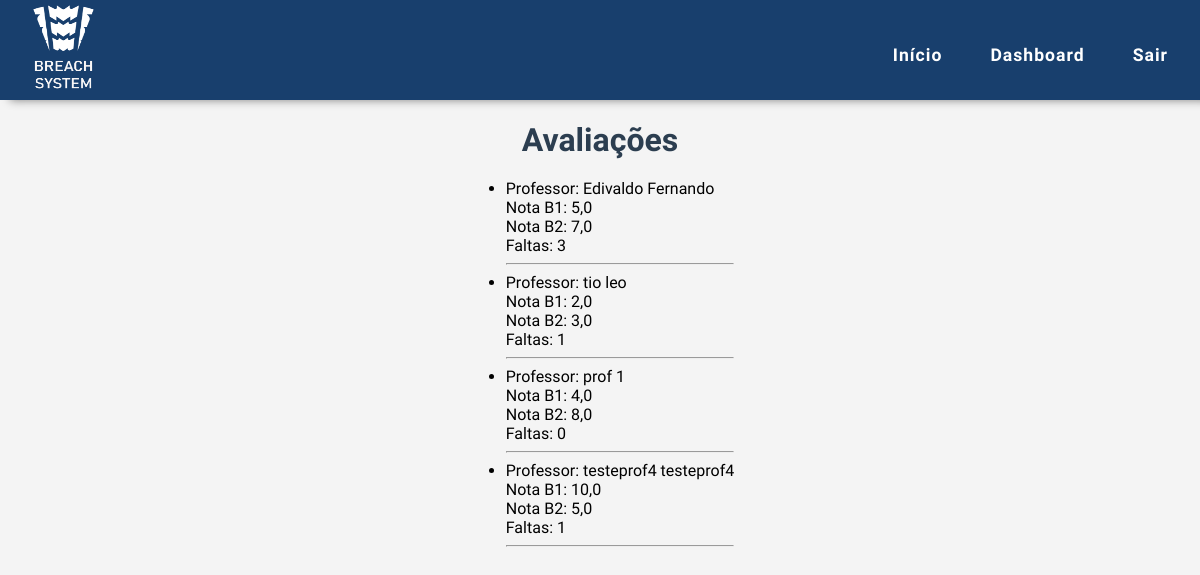
The page /avaliacoes/consulta/ (signed in) on the database as committed earlier.
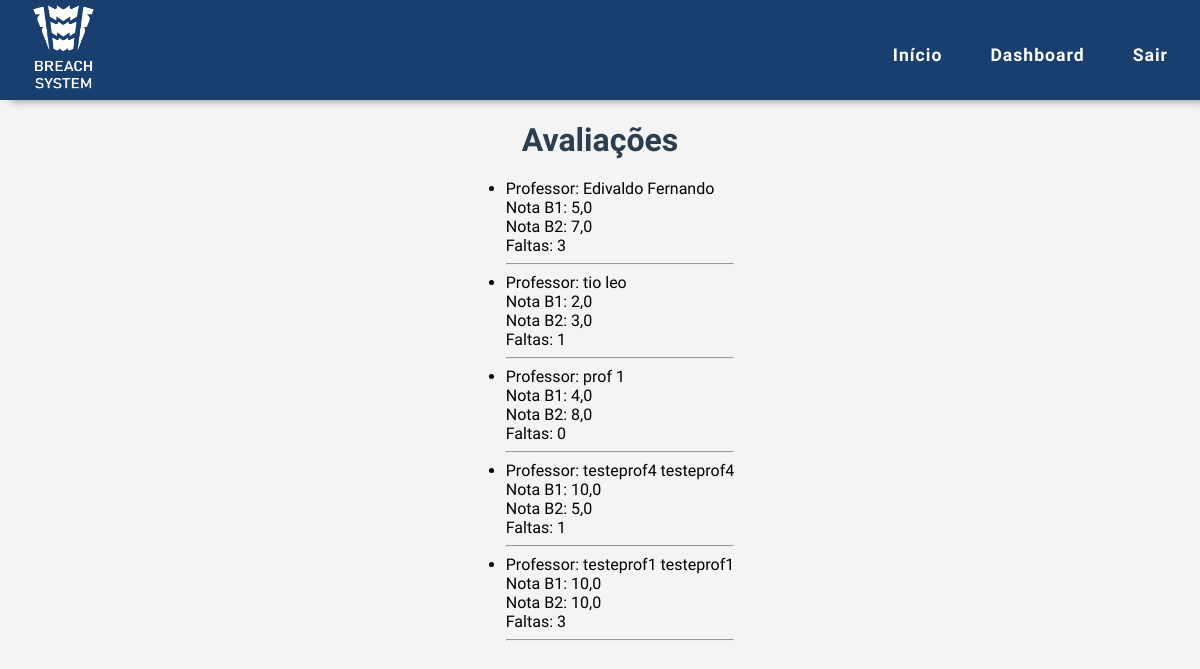
The same page on the database as committed later.
### alunos/models.py (models this page shows, shortened)
class Avaliacao(models.Model):
    aluno = models.ForeignKey(Aluno, on_delete=models.CASCADE)
    professor = models.ForeignKey(Professor, on_delete=models.CASCADE)
    nota_b1 = models.FloatField()
    nota_b2 = models.FloatField()
    faltas = models.PositiveIntegerField(default=0)
    STATUS_CHOICES = [
        ('Aprovado', 'Aprovado'),
        ('Reprovado', 'Reprovado'),
    ]
    status = models.CharField(max_length=20, choices=STATUS_CHOICES, blank=True)

class Professor(models.Model):
    user = models.OneToOneField(User, on_delete=models.CASCADE)

### alunos/views.py (the view)
# urls.py: path('avaliacoes/consulta/', views.consulta_avaliacoes, name='consulta_avaliacoes'),
@login_required
def consulta_avaliacoes(request):
    try:
        aluno = Aluno.objects.get(user=request.user)
        avaliacoes = Avaliacao.objects.filter(aluno=aluno)
        return render(request, 'alunos/consulta_avaliacoes.html', {'avaliacoes': avaliacoes})
    except Aluno.DoesNotExist:
        messages.error(request, 'Aluno não encontrado')
        return render(request, 'error.html', {'message': 'Aluno não encontrado'})

### alunos/templates/alunos/consulta_avaliacoes.html
{% extends 'base.html' %}
{% block content %}
  <h1>Avaliações</h1>
  {% if avaliacoes %}
    <ul>
      {% for avaliacao in avaliacoes %}
        <li>
          Professor: {{ avaliacao.professor.user.get_full_name }}<br>
          Nota B1: {{ avaliacao.nota_b1 }}<br>
          Nota B2: {{ avaliacao.nota_b2 }}<br>
          Faltas: {{ avaliacao.faltas }}
        </li>
        <hr>
      {% endfor %}
    </ul>
  {% else %}
    <p>Você ainda não possui avaliações cadastradas.</p>
  {% endif %}
{% endblock %}

Rows that differ between the two databases and show on the page:
added Avaliacao: professor.user.get_full_name "testeprof1 testeprof1", nota_b1 "10,0", nota_b2 "10,0", faltas "3"
